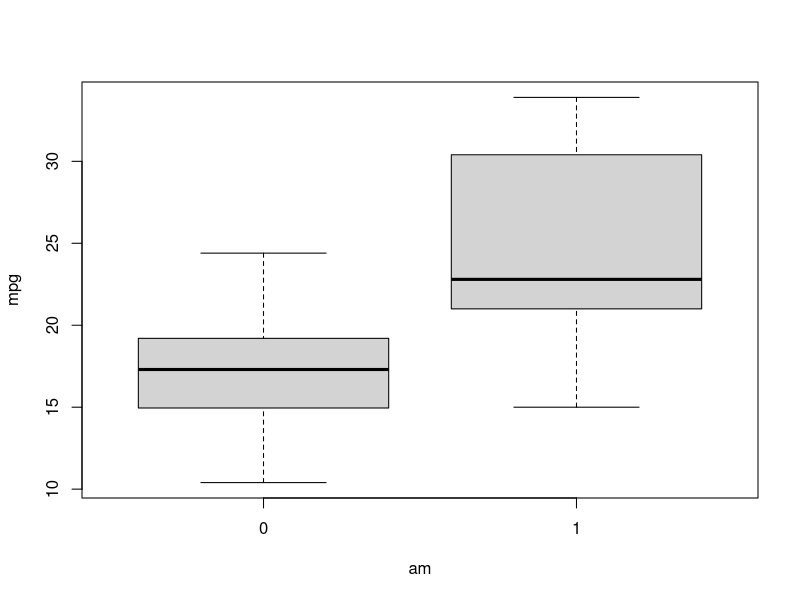
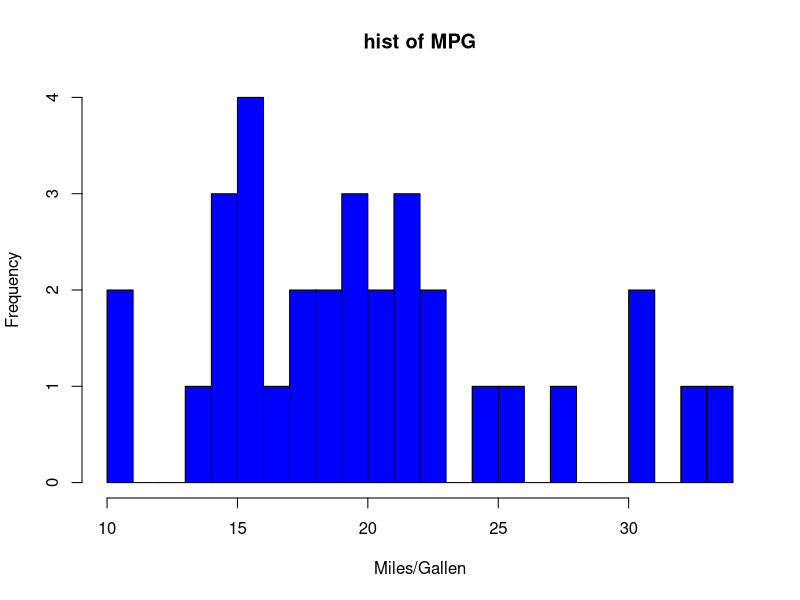
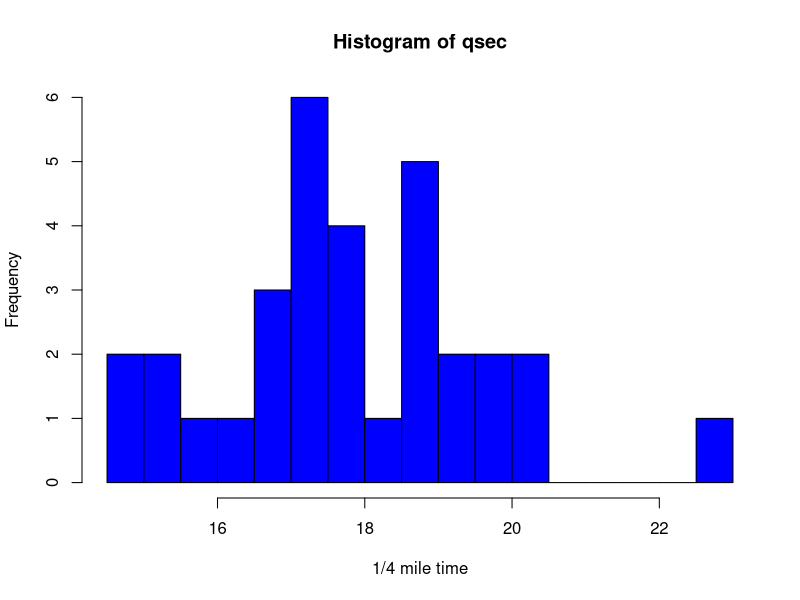

Write the R code that produced these figures, in order.
## ---- chunk 1
knitr::opts_chunk$set(echo = TRUE)
## ---- chunk 2
df = datasets::mtcars
dimnames(df)
summary(df)
head(df)
?mtcars
## ---- chunk 3
dfsub =df[myvars <- c("mpg", "am")]
dfsub

# data sanity check 
dfsub[!complete.cases(dfsub),]
is.na(dfsub) # no missing value 

am = dfsub$am
mpg = dfsub$mpg
boxplot(mpg ~ am)

mpg.manu = dfsub[dfsub$am==1,]$mpg
mpg.auto = dfsub[dfsub$am==0,]$mpg

hist(mpg, breaks = 20,main ='hist of MPG', xlab = 'Miles/Gallen', col ='blue')


#library(car)
#scatterplot(am,mpg, col= 'blue')

## ---- chunk 4
t.test(mpg.auto, mpg.manu)

## ---- chunk 5
dfsub2 =df[myvars <- c("qsec", "am")]
dfsub2

# data sanity check 
dfsub2[!complete.cases(dfsub2),]
is.na(dfsub2) # no missing value 

am = dfsub2$am
qsec = dfsub2$qsec

qsec.manu = dfsub2[dfsub2$am==1,]$qsec
qsec.auto = dfsub2[dfsub2$am==0,]$qsec

hist(qsec, breaks = 20, xlab = '1/4 mile time', col = 'blue')

t.test(qsec.auto, qsec.manu)
